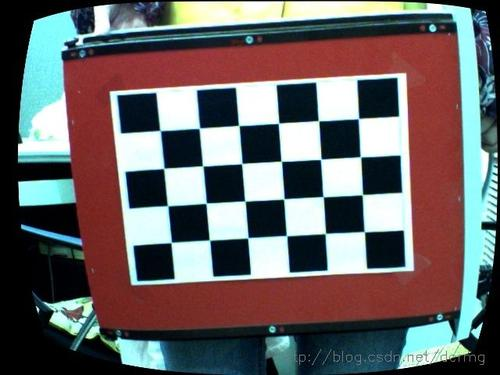
#> input picture Calibration/Calibration.jpg, 500 x 375 px; its folder holds only this picture in this run
$ python -i calibrate.py   (imports and definitions only)   (older library calls are emulated)
#> lines starting #> are read from the running program, lines starting #| are printed output that depends on the picture
#!/usr/bin/env python
# -*- coding: utf-8 -*-
# Author: eph

from __future__ import division

import os

import cv2
import numpy as np

from .config import board_rotation

__version__ = '2.2.180420'


# fix Chinese path

def cv2_imread(path):
     return cv2.imdecode(np.fromfile(path, dtype=np.uint8), -1)


def cv2_imwrite(path, image):
     return cv2.imencode(os.path.splitext(path)[1], image)[1].tofile(path)


def find_large_chessboard(gray, nrow=58, ncol=58):

    # fix underexposure and overexposure
    gray = np.tanh((gray.astype(np.float32) - gray.mean()) / gray.std())
    gray = cv2.dilate(gray, None) + cv2.erode(gray, None)

    # calculate x-corner detector Ixy * Iyx - Ixx * Iyy
    #     reference:
    #         Gustavo Teodoro Laureano, etc. Topological Detection of
    #         Chessboard Pattern for 相机视频demo Calibration.
    Ix = cv2.Scharr(gray, cv2.CV_32F, 1, 0)
    Iy = cv2.Scharr(gray, cv2.CV_32F, 0, 1)
    Ixx = cv2.Scharr(Ix, cv2.CV_32F, 1, 0)
    Ixy = cv2.Scharr(Ix, cv2.CV_32F, 0, 1)
    Iyx = cv2.Scharr(Iy, cv2.CV_32F, 1, 0)
    Iyy = cv2.Scharr(Iy, cv2.CV_32F, 0, 1)
    detector = (cv2.GaussianBlur(Ixy, (5, 5), 0) *
                cv2.GaussianBlur(Iyx, (5, 5), 0) -
                cv2.GaussianBlur(Ixx, (5, 5), 0) *
                cv2.GaussianBlur(Iyy, (5, 5), 0))  # empirical size

    # split x-corners into two groups to reduce matching errors:
    #
    #     P :  ####        N :     ####
    #          ####                ####
    #              ####        ####
    #              ####        ####
    #
    kernel = np.array([[-3, -2, -1,  0,  1,  2,  3],
                       [-2, -2, -1,  0,  1,  2,  2],
                       [-1, -1, -1,  0,  1,  1,  1],
                       [0,  0,  0,  0,  0,  0,  0],
                       [1,  1,  1,  0, -1, -1, -1],
                       [2,  2,  1,  0, -1, -2, -2],
                       [3,  2,  1,  0, -1, -2, -3]],
                      dtype=np.float32)  # empirical size
    detector *= cv2.filter2D(gray, cv2.CV_32F, kernel)
    detector /= np.sqrt(np.mean(np.square(detector)))
    pdetector = np.fmax(0, detector)
    ndetector = np.fmax(0, -detector)
    pdetector, ndetector = (  # empirical size
        np.fmax(pdetector - cv2.GaussianBlur(ndetector * 10, (7, 7), 0), 0),
        np.fmax(ndetector - cv2.GaussianBlur(pdetector * 10, (7, 7), 0), 0))

    # find x-corner candidates
    points1 = cv2.goodFeaturesToTrack(  # empirical configuration
        pdetector, maxCorners=(nrow + 1) * (ncol + 1),
        qualityLevel=0.1, minDistance=5, blockSize=3)[:, 0, :]
    points2 = cv2.goodFeaturesToTrack(  # empirical configuration
        ndetector, maxCorners=(nrow + 1) * (ncol + 1),
        qualityLevel=0.1, minDistance=5, blockSize=3)[:, 0, :]

    # pick a start point
    center = points1[np.argmin(np.sum(np.square(points1 - np.median(min(points1, points2, key=len), axis=0)), axis=1))]

    # find approximate row and column direction base on Hessian matrix
    #     as gradient change fastest along row and column
    j, i = np.round(center).astype(int)
    V = np.linalg.eig(np.array([[Ixx[i, j], Ixy[i, j]],
                                [Iyx[i, j], Iyy[i, j]]]))[1]
    V = np.dot([[1, 1], [1, -1]], V.T)
    V /= np.hypot(V[:, 0], V[:, 1])

    # find nearest x-corner along row and column
    D1, D2 = np.abs(np.dot(points2 - center, V)).T
    D = D1 + D2
    point1 = points2[np.argmin(np.where((D1 < D2), D, np.inf))]
    point2 = points2[np.argmin(np.where((D2 < D1), D, np.inf))]

    # calculate row and column offset near center point
    diamond = np.array([point1, center * 2 - point1,
                        point2, center * 2 - point2])
    offset = (diamond[diamond.argmax(axis=0)] -
              diamond[diamond.argmin(axis=0)]) / 2

    # generate window for point refining (empirical size)
    d_scan = np.reshape(np.meshgrid(np.arange(-3, 4),
                                    np.arange(-3, 4)), (2, -1))
    dX_scan, dY_scan = d_scan[:, np.sum(np.abs(d_scan), axis=0) <= 4]

    # improve gradient for point refining (size is insignificant)
    pdetector += cv2.GaussianBlur(pdetector, (25, 25), 0)
    ndetector += cv2.GaussianBlur(ndetector, (25, 25), 0)

    # iteratively increase chessboard size, start!
    actions = [lambda w, n, e, s: ((w - 1, n, e, s),
                                   np.transpose([np.full(s - n + 1, w - 1),
                                                 np.arange(n, s + 1)])),
               lambda w, n, e, s: ((w, n - 1, e, s),
                                   np.transpose([np.arange(w, e + 1),
                                                 np.full(e - w + 1, n - 1)])),
               lambda w, n, e, s: ((w, n, e + 1, s),
                                   np.transpose([np.full(s - n + 1, e + 1),
                                                 np.arange(n, s + 1)])),
               lambda w, n, e, s: ((w, n, e, s + 1),
                                   np.transpose([np.arange(w, e + 1),
                                                 np.full(e - w + 1, s + 1)]))]
    action = None
    bound_new = -1, -1, 1, 1
    coeffs_new = np.reshape(np.meshgrid([-1, 0, 1], [-1, 0, 1]), (2, -1)).T
    points_new = np.dot(coeffs_new, offset) + center
    pthreshold = nthreshold = None
    while True:

        # refine points
        i = (coeffs_new[0, 0] + coeffs_new[0, 1]) % 2
        pslice = np.arange(i, points_new.shape[0], 2)
        nslice = np.arange(1 - i, points_new.shape[0], 2)
        for _ in range(2):  # 2 is empirical value
            X_scan = np.clip(np.add.outer(dX_scan,
                                          np.round(points_new[:, 0]).astype(int)), 0, gray.shape[1] - 1)
            Y_scan = np.clip(np.add.outer(dY_scan,
                                          np.round(points_new[:, 1]).astype(int)), 0, gray.shape[0] - 1)
            pscores = pdetector[Y_scan, X_scan]
            nscores = ndetector[Y_scan, X_scan]
            pindex = pscores.argmax(axis=0)[pslice]
            nindex = nscores.argmax(axis=0)[nslice]
            points_new[pslice, 0] = X_scan[pindex, pslice]
            points_new[pslice, 1] = Y_scan[pindex, pslice]
            points_new[nslice, 0] = X_scan[nindex, nslice]
            points_new[nslice, 1] = Y_scan[nindex, nslice]

        # validate new points
        pscore = np.median(pscores[pindex, pslice])
        if pthreshold is None:
            pthreshold = pscore
        nscore = np.median(nscores[nindex, nslice])
        if nthreshold is None:
            nthreshold = nscore
        if (pscore * 3 < pthreshold or
                nscore * 3 < nthreshold):  # 3 is empirical value
            if action is None:
                raise ValueError  # fail
            actions.remove(action)
            if not actions:
                break
        else:
            pthreshold = min(pthreshold, pscore)
            nthreshold = min(nthreshold, nscore)

            # update homography transformation
            coeffs_new = coeffs_new.astype(np.float32)
            points_new = points_new.astype(np.float32)
            if action is None:
                coeffs = coeffs_new
                points = points_new
            else:
                coeffs = np.append(coeffs, coeffs_new, axis=0)
                points = np.append(points, points_new, axis=0)
            umin, vmin, umax, vmax = bound_new
            if umax - umin > ncol or vmax - vmin > nrow:
                raise ValueError
            mat = cv2.findHomography(coeffs, points)[0]

        # increase chessboard size
        action = actions[0 if action not in actions else
                         actions.index(action) - 1]
        bound_new, coeffs_new = action(umin, vmin, umax, vmax)
        points_new = cv2.perspectiveTransform(
            coeffs_new[None, :, :].astype(np.float32), mat)[0]

    # return top-left, top-right, bottom-left, bottom-right position
    if umax - umin != ncol:
        raise ValueError
    if vmax - vmin != nrow:
        raise ValueError
    return cv2.perspectiveTransform(np.array(
        [[[umin, vmin], [umax, vmin], [umin, vmax], [umax, vmax]]],
        np.float32), mat)[0]


def fit_chessboard_corners(gray, bound, nrow=58, ncol=58, nsample=60):
    if nsample % 2 != 0:
        raise ValueError
    mtx = cv2.getPerspectiveTransform(
        np.reshape(np.meshgrid([0.5 * nsample, (ncol + 0.5) * nsample],
                               [0.5 * nsample, (nrow + 0.5) * nsample]),
                   (2, -1)).T.astype(np.float32, copy=True), bound)
    resample = cv2.warpPerspective(gray, np.linalg.inv(mtx),
                                   ((ncol + 1) * nsample,
                                    (nrow + 1) * nsample))
    corners = np.reshape(np.meshgrid((np.arange(0, ncol + 1) + 0.5) * nsample,
                                     (np.arange(0, nrow + 1) + 0.5) * nsample),
                         (2, -1)).T.astype(np.float32).copy()
    cv2.cornerSubPix(resample, corners,
                     (nsample // 2, nsample // 2),
                     (nsample // 2, nsample // 2),
                     (cv2.TERM_CRITERIA_MAX_ITER, 1, 1))
    return cv2.perspectiveTransform(corners[None, :, :], mtx)[0]


nrow = 58
ncol = 58

cell_width = 588.1 / 58000  # m, horizontal length of grid
cell_height = 580.95 / 58000  # m, vertical length of grid


# [1 line not run here, left out]

image_size = None
filenames = []
image_points = []
# [48 lines not run here, left out]

chessboard_corners_3d = np.hstack([np.reshape(np.meshgrid(
    np.linspace(-ncol, ncol, ncol + 1) * cell_width / 2,
    np.linspace(-nrow, nrow, nrow + 1) * cell_height / 2),
    (2, -1)).T, np.zeros(((ncol + 1) * (nrow + 1), 1))]).astype(np.float32)
object_points = [chessboard_corners_3d] * len(image_points)

# [1 line not run here, left out]
calibrate_flags = cv2.CALIB_RATIONAL_MODEL | cv2.CALIB_THIN_PRISM_MODEL
# [3 lines that did not run here, left out]
# [9 lines not run here, left out]

# [2 lines that did not run here, left out]
# [1 line that did not run here, left out]
# [15 lines not run here, left out]
scale = chessboard_corners_3d.shape[0]**0.5
# [3 lines that did not run here, left out]
# [21 lines not run here, left out]

>>> import cv2
>>> picture = cv2.imread('Calibration.jpg', cv2.IMREAD_GRAYSCALE)
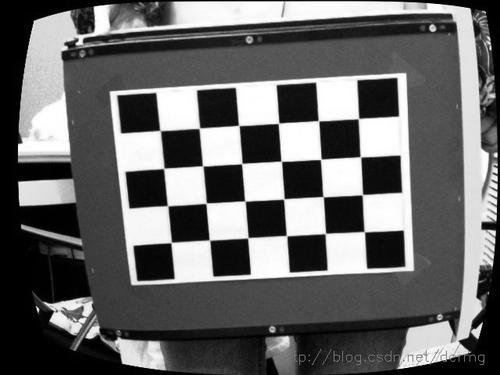
#> picture: shape (375, 500); min 0, max 255, mean 102.3
>>> result = find_large_chessboard(picture)
#> in find_large_chessboard, `gray = cv2.dilate(gray, None) + cv2.erode(gray, None)`:
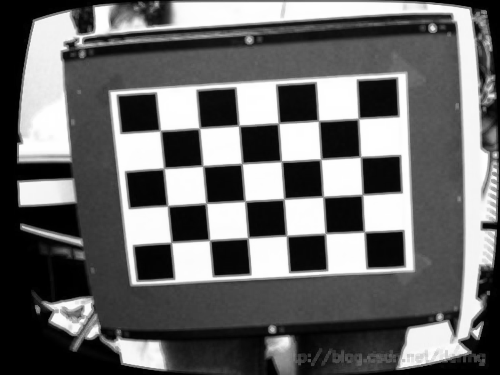
#> gray: shape (375, 500) float32; min -1.6, max 1.86, mean -0.162; drawn with min black and max white
#> in find_large_chessboard, `Iy = cv2.Scharr(gray, cv2.CV_32F, 0, 1)`:
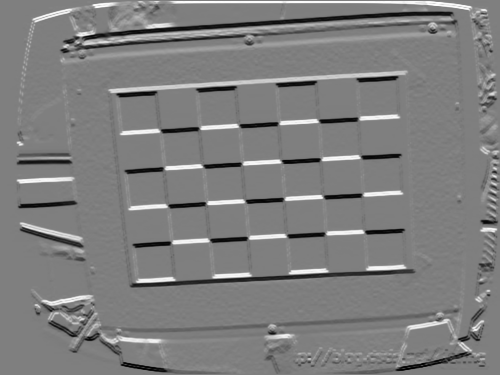
#> Iy: shape (375, 500) float32; min -27.51, max 27.69, mean -0.1; drawn with min black and max white
#> in find_large_chessboard, `Iyy = cv2.Scharr(Iy, cv2.CV_32F, 0, 1)`:
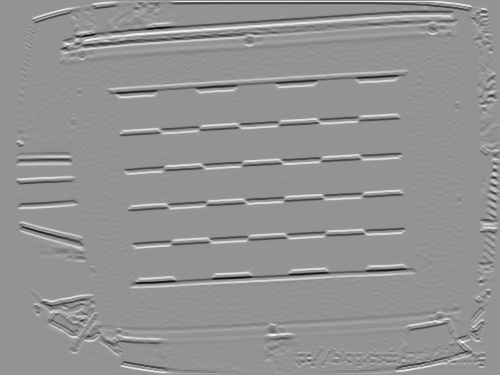
#> Iyy: shape (375, 500) float32; min -777.3, max 565.9, mean -0.7; drawn with min black and max white
#> in find_large_chessboard, `detector = (cv2.GaussianBlur(Ixy, (5, 5), 0) * cv2.GaussianBlur(Iyx, (..`:
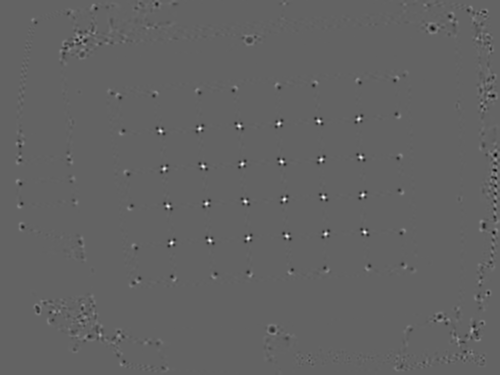
#> detector: shape (375, 500) float32; min -67980.7, max 106133.1, mean -0.2; drawn with min black and max white
#> in find_large_chessboard, `detector *= cv2.filter2D(gray, cv2.CV_32F, kernel)`:
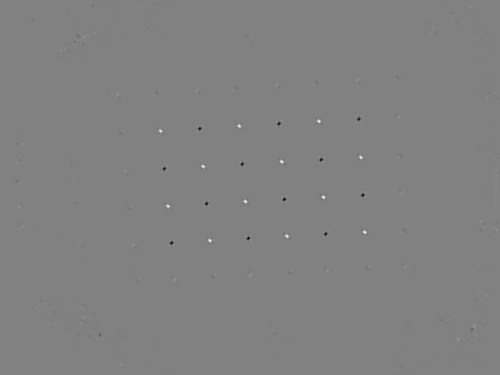
#> detector: shape (375, 500) float32; min -7486370.5, max 7305765.5, mean 53.9; drawn with min black and max white
#> in find_large_chessboard, `pdetector = np.fmax(0, detector)`:
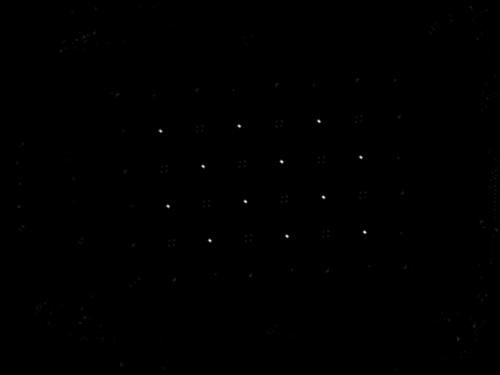
#> pdetector: shape (375, 500) float32; min 0, max 45.75, mean 0; drawn with min black and max white
#> in find_large_chessboard, `points1 = cv2.goodFeaturesToTrack(`: points1 = [[245, 201], [281, 161], [323, 197], [364, 232], [319, 121], [287, 236], [209, 240], [168, 206], [203, 166], [239, 126], [360, 157], [160, 131]]
#> in find_large_chessboard, `points2 = cv2.goodFeaturesToTrack(`: points2 = [[284, 199], [248, 238], [206, 203], [362, 195], [321, 159], [171, 243], [242, 164], [279, 123], [164, 168], [199, 128], [325, 234], [358, 119]]
#> in find_large_chessboard, `center = points1[np.argmin(np.sum(np.square(points1 - np.median(min(po..`: center = [245, 201]
#> in find_large_chessboard, `j, i = np.round(center).astype(int)`: j = 245; i = 201
#> in find_large_chessboard, `V = np.linalg.eig(np.array([[Ixx[i, j], Ixy[i, j]], [Iyx[i, j], Iyy[i,..`: V = [[-0.769, 0.639], [-0.639, -0.769]]
#> in find_large_chessboard, `V = np.dot([[1, 1], [1, -1]], V.T)`: V = [[-0.13, -1.41], [-1.41, 0.13]]
#> in find_large_chessboard, `V /= np.hypot(V[:, 0], V[:, 1])`: V = [[-0.0922, -0.996], [-0.996, 0.0922]]
#> in find_large_chessboard, `D1, D2 = np.abs(np.dot(points2 - center, V)).T`: D1 = [1.6, 37.12, 1.6, 4.81, 34.81, 35, 37.12, 74.53, 40.33, 76.93, 40.23, 71.23]; D2 = [39.02, 0.424, 39.02, 117.1, 79.55, 77.56, 0.424, 41.05, 77.61, 39.07, 76.62, 120.1]
#> in find_large_chessboard, `D = D1 + D2`: D = [40.62, 37.54, 40.62, 121.9, 114.4, 112.6, 37.54, 115.6, 117.9, 116, 116.9, 191.3]
#> in find_large_chessboard, `point1 = points2[np.argmin(np.where((D1 < D2), D, np.inf))]`: point1 = [284, 199]
#> in find_large_chessboard, `point2 = points2[np.argmin(np.where((D2 < D1), D, np.inf))]`: point2 = [248, 238]
#> in find_large_chessboard, `diamond = np.array([point1, center * 2 - point1, point2, center * 2 - ..`: diamond = [[284, 199], [206, 203], [248, 238], [242, 164]]
#> in find_large_chessboard, `offset = (diamond[diamond.argmax(axis=0)] - diamond[diamond.argmin(axi..`: offset = [[39, -2], [3, 37]]
#> in find_large_chessboard, `points_new = np.dot(coeffs_new, offset) + center`: points_new = [[203, 166], [242, 164], [281, 162], [206, 203], [245, 201], [284, 199], [209, 240], [248, 238], [287, 236]]
#> the loop in find_large_chessboard, `while True:` made 9 passes
#> after the loop in find_large_chessboard, `while True:`: actions = []; nthreshold = 37.72; pthreshold = 36.67
#> (the run stopped early here; a loop or call above may not have finished)
